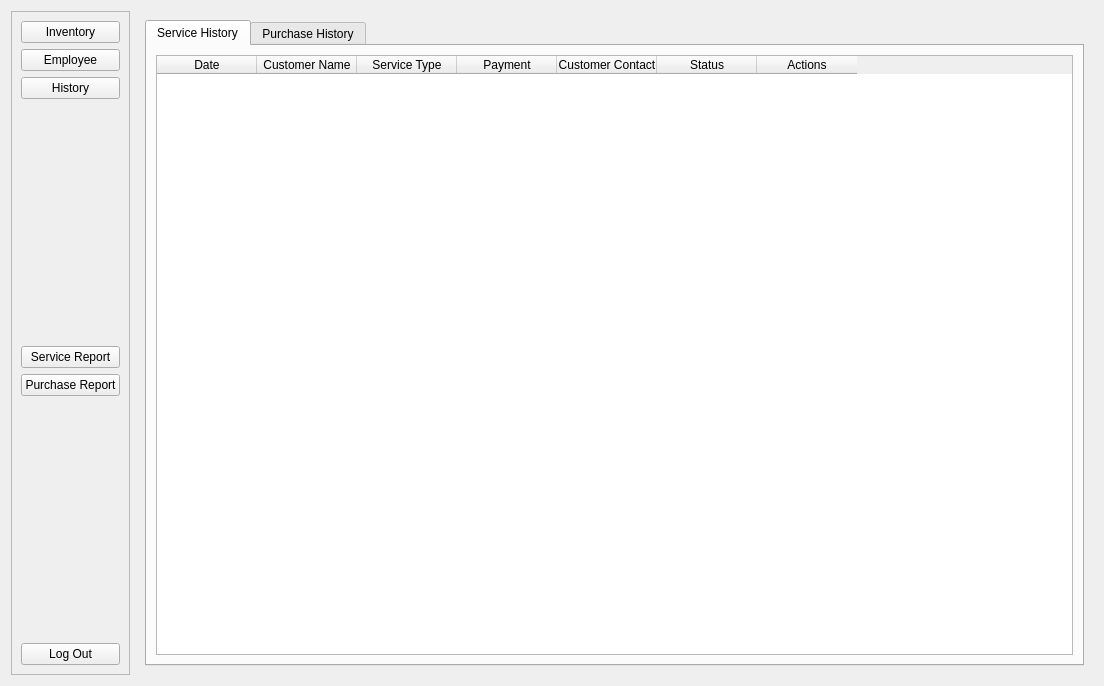
<?xml version="1.0" encoding="UTF-8"?>
<ui version="4.0">
 <class>EmployeeDashboard</class>
 <widget class="QWidget" name="EmployeeDashboard">
  <property name="geometry">
   <rect>
    <x>0</x>
    <y>0</y>
    <width>1104</width>
    <height>686</height>
   </rect>
  </property>
  <property name="windowTitle">
   <string>Form</string>
  </property>
  <layout class="QHBoxLayout" name="horizontalLayout">
   <item>
    <widget class="QFrame" name="frame">
     <property name="frameShape">
      <enum>QFrame::StyledPanel</enum>
     </property>
     <property name="frameShadow">
      <enum>QFrame::Raised</enum>
     </property>
     <layout class="QVBoxLayout" name="verticalLayout">
      <item>
       <widget class="QPushButton" name="inventoryButton">
        <property name="text">
         <string>Inventory</string>
        </property>
       </widget>
      </item>
      <item>
       <widget class="QPushButton" name="employeeButton">
        <property name="text">
         <string>Employee</string>
        </property>
       </widget>
      </item>
      <item>
       <widget class="QPushButton" name="historyButton">
        <property name="text">
         <string>History</string>
        </property>
       </widget>
      </item>
      <item>
       <spacer name="verticalSpacer_2">
        <property name="orientation">
         <enum>Qt::Vertical</enum>
        </property>
        <property name="sizeHint" stdset="0">
         <size>
          <width>20</width>
          <height>40</height>
         </size>
        </property>
       </spacer>
      </item>
      <item>
       <widget class="QPushButton" name="serviceReportButton">
        <property name="text">
         <string>Service Report</string>
        </property>
       </widget>
      </item>
      <item>
       <widget class="QPushButton" name="purchaseReportButton">
        <property name="text">
         <string>Purchase Report</string>
        </property>
       </widget>
      </item>
      <item>
       <spacer name="verticalSpacer">
        <property name="orientation">
         <enum>Qt::Vertical</enum>
        </property>
        <property name="sizeHint" stdset="0">
         <size>
          <width>20</width>
          <height>40</height>
         </size>
        </property>
       </spacer>
      </item>
      <item>
       <widget class="QPushButton" name="logOutButton">
        <property name="text">
         <string>Log Out</string>
        </property>
       </widget>
      </item>
     </layout>
    </widget>
   </item>
   <item>
    <widget class="QStackedWidget" name="stackedWidget">
     <property name="currentIndex">
      <number>2</number>
     </property>
     <widget class="QWidget" name="page">
      <layout class="QVBoxLayout" name="verticalLayout_3">
       <item>
        <widget class="QFrame" name="frame_2">
         <property name="frameShape">
          <enum>QFrame::StyledPanel</enum>
         </property>
         <property name="frameShadow">
          <enum>QFrame::Raised</enum>
         </property>
         <layout class="QGridLayout" name="gridLayout">
          <item row="0" column="0">
           <widget class="QLabel" name="inventory">
            <property name="text">
             <string>INVENTORY</string>
            </property>
           </widget>
          </item>
          <item row="1" column="0">
           <widget class="QPushButton" name="addItemButton">
            <property name="text">
             <string>Add Item</string>
            </property>
           </widget>
          </item>
          <item row="1" column="3">
           <widget class="QPushButton" name="searchButton">
            <property name="text">
             <string>Search</string>
            </property>
           </widget>
          </item>
          <item row="1" column="1">
           <spacer name="horizontalSpacer">
            <property name="orientation">
             <enum>Qt::Horizontal</enum>
            </property>
            <property name="sizeHint" stdset="0">
             <size>
              <width>40</width>
              <height>20</height>
             </size>
            </property>
           </spacer>
          </item>
          <item row="1" column="2">
           <widget class="QLineEdit" name="searchBar">
            <property name="placeholderText">
             <string>Search</string>
            </property>
           </widget>
          </item>
         </layout>
        </widget>
       </item>
       <item>
        <widget class="QTableWidget" name="inventoryTable">
         <column>
          <property name="text">
           <string>Product ID</string>
          </property>
         </column>
         <column>
          <property name="text">
           <string>Product Name</string>
          </property>
         </column>
         <column>
          <property name="text">
           <string>Quantity</string>
          </property>
         </column>
         <column>
          <property name="text">
           <string>Price</string>
          </property>
         </column>
         <column>
          <property name="text">
           <string>Category</string>
          </property>
         </column>
         <column>
          <property name="text">
           <string>Actions</string>
          </property>
         </column>
        </widget>
       </item>
      </layout>
     </widget>
     <widget class="QWidget" name="page_2">
      <layout class="QVBoxLayout" name="verticalLayout_2">
       <item>
        <widget class="QFrame" name="frame_3">
         <property name="frameShape">
          <enum>QFrame::StyledPanel</enum>
         </property>
         <property name="frameShadow">
          <enum>QFrame::Raised</enum>
         </property>
         <layout class="QGridLayout" name="gridLayout_2">
          <item row="0" column="0">
           <widget class="QLabel" name="employee">
            <property name="text">
             <string>EMPLOYEE</string>
            </property>
           </widget>
          </item>
          <item row="1" column="0">
           <widget class="QPushButton" name="addEmployeeButton">
            <property name="text">
             <string>Add Employee</string>
            </property>
           </widget>
          </item>
          <item row="1" column="3">
           <widget class="QPushButton" name="searchButton_2">
            <property name="text">
             <string>Search</string>
            </property>
           </widget>
          </item>
          <item row="1" column="1">
           <spacer name="horizontalSpacer_2">
            <property name="orientation">
             <enum>Qt::Horizontal</enum>
            </property>
            <property name="sizeHint" stdset="0">
             <size>
              <width>40</width>
              <height>20</height>
             </size>
            </property>
           </spacer>
          </item>
          <item row="1" column="2">
           <widget class="QLineEdit" name="searchBar_2">
            <property name="placeholderText">
             <string>Search</string>
            </property>
           </widget>
          </item>
         </layout>
        </widget>
       </item>
       <item>
        <widget class="QTableWidget" name="employeeTable">
         <attribute name="horizontalHeaderShowSortIndicator" stdset="0">
          <bool>true</bool>
         </attribute>
         <attribute name="horizontalHeaderStretchLastSection">
          <bool>true</bool>
         </attribute>
         <attribute name="verticalHeaderVisible">
          <bool>false</bool>
         </attribute>
         <column>
          <property name="text">
           <string>Employee Id</string>
          </property>
         </column>
         <column>
          <property name="text">
           <string>Employee Name</string>
          </property>
         </column>
         <column>
          <property name="text">
           <string>Date Hired</string>
          </property>
         </column>
         <column>
          <property name="text">
           <string>Address</string>
          </property>
         </column>
         <column>
          <property name="text">
           <string>Contact</string>
          </property>
         </column>
         <column>
          <property name="text">
           <string>Charge</string>
          </property>
         </column>
        </widget>
       </item>
      </layout>
     </widget>
     <widget class="QWidget" name="page_3">
      <layout class="QGridLayout" name="gridLayout_3">
       <item row="0" column="0">
        <widget class="QTabWidget" name="tabWidget">
         <property name="currentIndex">
          <number>0</number>
         </property>
         <widget class="QWidget" name="tab">
          <attribute name="title">
           <string>Service History</string>
          </attribute>
          <layout class="QGridLayout" name="gridLayout_4">
           <item row="0" column="0">
            <widget class="QTableWidget" name="tableWidget">
             <column>
              <property name="text">
               <string>Date</string>
              </property>
             </column>
             <column>
              <property name="text">
               <string>Customer Name</string>
              </property>
             </column>
             <column>
              <property name="text">
               <string>Service Type</string>
              </property>
             </column>
             <column>
              <property name="text">
               <string>Payment</string>
              </property>
             </column>
             <column>
              <property name="text">
               <string>Customer Contact</string>
              </property>
             </column>
             <column>
              <property name="text">
               <string>Status</string>
              </property>
             </column>
             <column>
              <property name="text">
               <string>Actions</string>
              </property>
             </column>
            </widget>
           </item>
          </layout>
         </widget>
         <widget class="QWidget" name="tab_2">
          <attribute name="title">
           <string>Purchase History</string>
          </attribute>
          <layout class="QGridLayout" name="gridLayout_5">
           <item row="0" column="0">
            <widget class="QTableWidget" name="tableWidget_2">
             <column>
              <property name="text">
               <string>Date</string>
              </property>
             </column>
             <column>
              <property name="text">
               <string>Customer Name</string>
              </property>
             </column>
             <column>
              <property name="text">
               <string>Customer Contact</string>
              </property>
             </column>
             <column>
              <property name="text">
               <string>Payment</string>
              </property>
             </column>
            </widget>
           </item>
          </layout>
         </widget>
        </widget>
       </item>
      </layout>
     </widget>
    </widget>
   </item>
  </layout>
 </widget>
 <resources/>
 <connections/>
</ui>
